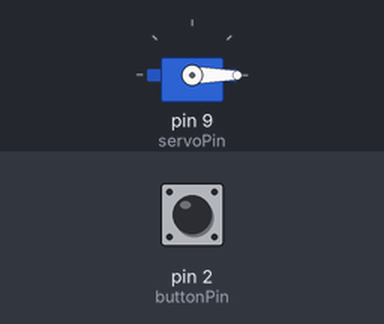
Simulated run of this sketch. Board: Arduino Uno, built with avr-gcc and run on an emulated ATmega328P. On the bench: servo. The test bench sets the inputs (shaded band); at power-on: pin 2 (buttonPin) LOW.

Above: at 1.2 s.
1.3 s: pin 2 (buttonPin) pulled HIGH for 0.15 s
At 1.37 s:
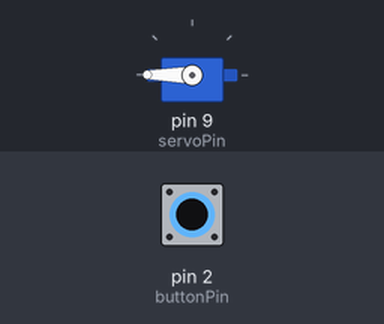
2.9 s: pin 2 (buttonPin) pulled HIGH for 3.2 s
At 6.5 s:
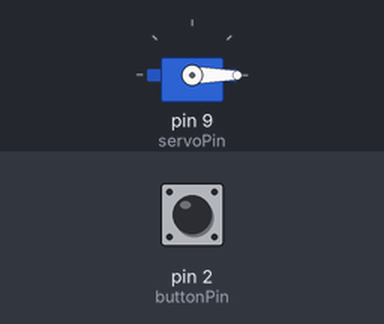
Timing chart, 0 to 8.0 s (numbered marks = the images above; inputs shaded):
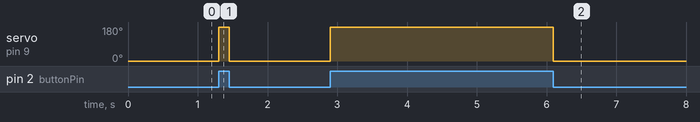

The sketch:

dropball-button.ino
```cpp
#include <Servo.h>

const int buttonPin = 2;
const int servoPin = 9;
int buttonState = 0;
Servo myServo;


void setup() {
  pinMode(buttonPin, INPUT);
  myServo.attach(servoPin);
  myServo.write(0);
}


void loop() {
  buttonState = digitalRead(buttonPin);
  if (buttonState == HIGH) {
    myServo.write(180);
  } else {
    myServo.write(0);
  }
}
```

Measured:
- after the input at 1.3 s, servo on pin 9 (servoPin): 0° → 180° at once, → 0° 0.15 s later
- after the input at 2.9 s, servo on pin 9 (servoPin): 0° → 180° at once, → 0° 3.2 s later
